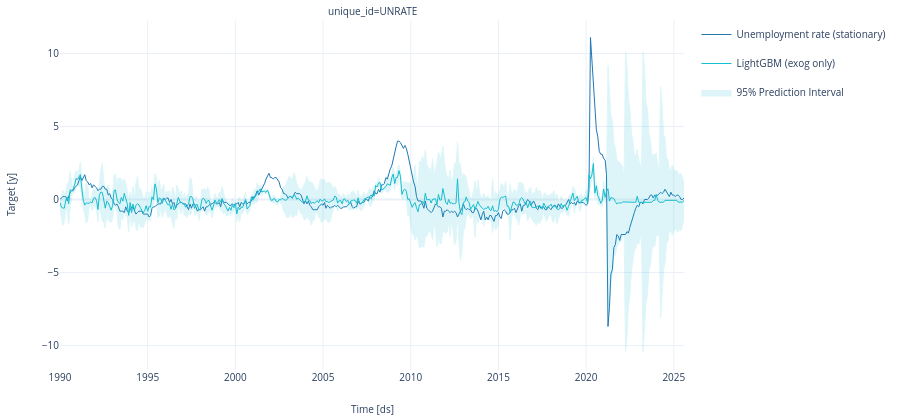

Notebook code for this chart:
### Markdown cell above
# Graphique

### Code cell
import pandas as pd
from utilsforecast.plotting import plot_series

# ============================================================
# 0) Safety checks
# ============================================================
df_plot = bkt_lgbm_final.copy()

# Dates
df_plot["ds"] = pd.to_datetime(df_plot["ds"], errors="coerce")
if df_plot["ds"].isna().any():
    bad = df_plot[df_plot["ds"].isna()].head()
    raise ValueError(f"Dates invalides dans bkt_lgbm_final['ds']:\n{bad}")

# Colonnes attendues
required = {"unique_id", "ds"}
missing = required - set(df_plot.columns)
if missing:
    raise ValueError(f"Colonnes manquantes dans bkt_lgbm_final: {missing}")

# y observé (selon sortie MLForecast c'est souvent 'y')
y_col = "y" if "y" in df_plot.columns else ("y_true" if "y_true" in df_plot.columns else None)
if y_col is None:
    raise ValueError("Je ne trouve pas la colonne des observations (attendu: 'y' ou 'y_true').")

# prédiction LGBM
pred_col = "LGBM" if "LGBM" in df_plot.columns else ("y_pred" if "y_pred" in df_plot.columns else None)
if pred_col is None:
    raise ValueError("Je ne trouve pas la colonne de prédiction (attendu: 'LGBM' ou 'y_pred').")

# bornes PI 95 : plusieurs conventions possibles
lo_candidates = [f"{pred_col}-lo-95", f"{pred_col}_lo_95", f"{pred_col}_lo", "LGBM-lo-95", "LGBM_lo_95"]
hi_candidates = [f"{pred_col}-hi-95", f"{pred_col}_hi_95", f"{pred_col}_hi", "LGBM-hi-95", "LGBM_hi_95"]

lo_col = next((c for c in lo_candidates if c in df_plot.columns), None)
hi_col = next((c for c in hi_candidates if c in df_plot.columns), None)

# ============================================================
# 1) Prepare obs
# ============================================================
df_obs = (
    df_plot.rename(columns={y_col: "y"})[["unique_id", "ds", "y"]]
    .sort_values(["unique_id", "ds"])
    .reset_index(drop=True)
)

# ============================================================
# 2) Prepare forecasts (+ PI si dispo)
# ============================================================
cols_fcst = ["unique_id", "ds", pred_col]
rename_fcst = {pred_col: "LGBM"}

if lo_col is not None and hi_col is not None:
    cols_fcst += [lo_col, hi_col]
    rename_fcst.update({lo_col: "LGBM-lo-95", hi_col: "LGBM-hi-95"})

df_fcst = (
    df_plot[cols_fcst]
    .rename(columns=rename_fcst)
    .sort_values(["unique_id", "ds"])
    .reset_index(drop=True)
)

# ============================================================
# 3) Plot
# ============================================================
fig = plot_series(
    df=df_obs,
    forecasts_df=df_fcst,
    level=[95] if ("LGBM-lo-95" in df_fcst.columns and "LGBM-hi-95" in df_fcst.columns) else None,
    engine="plotly",
).update_layout(height=420)

# Renommer légendes
for tr in fig.data:
    if tr.name == "y":
        tr.name = "Unemployment rate (stationary)"
    elif tr.name == "LGBM":
        tr.name = "LightGBM (exog only)"
    elif "level_95" in (tr.name or "").lower():
        tr.name = "95% Prediction Interval"

fig.show()

### Figure 1 — Plotly figure (JSON) as saved in the notebook; plotly's stock layout.template omitted (floating-point values rounded to 4 significant figures; data arrays with more than 128 entries replaced by an {"elided": "..."} marker saying what was removed)
{"data": [{"legendgroup": "y", "line": {"color": "#1f77b4", "width": 1}, "mode": "lines", "name": "Unemployment rate (stationary)", "showlegend": true, "type": "scatter", "x": {"elided": "856 str values"}, "xaxis": "x", "y": {"elided": "856 float values"}, "yaxis": "y"}, {"legendgroup": "LGBM", "line": {"color": "#17becf", "width": 1}, "mode": "lines", "name": "LightGBM (exog only)", "showlegend": true, "type": "scatter", "x": {"elided": "856 str values"}, "xaxis": "x", "y": {"elided": "856 float values"}, "yaxis": "y"}, {"fill": "toself", "fillcolor": "#17becf", "legendgroup": "LGBM_level_95", "line": {"color": "#17becf", "width": 1}, "mode": "lines", "name": "95% Prediction Interval", "opacity": 0.14, "showlegend": true, "type": "scatter", "x": {"elided": "1712 str values"}, "xaxis": "x", "y": {"elided": "1712 float values"}, "yaxis": "y"}], "layout": {"annotations": [{"font": {"size": 10}, "showarrow": false, "text": "unique_id=UNRATE", "x": 0.5, "xanchor": "center", "xref": "paper", "y": 1, "yanchor": "bottom", "yref": "paper"}, {"font": {"size": 10}, "showarrow": false, "text": "Time [ds]", "x": 0.5, "xanchor": "center", "xref": "paper", "y": 0, "yanchor": "top", "yref": "paper", "yshift": -30}, {"font": {"size": 10}, "showarrow": false, "text": "Target [y]", "textangle": -90, "x": 0, "xanchor": "right", "xref": "paper", "xshift": -40, "y": 0.5, "yanchor": "middle", "yref": "paper"}], "autosize": true, "font": {"size": 10}, "height": 420, "margin": {"b": 50, "l": 60, "r": 10, "t": 20}, "xaxis": {"anchor": "y", "domain": [0, 1], "showticklabels": true, "visible": true}, "yaxis": {"anchor": "x", "domain": [0, 1]}}}
